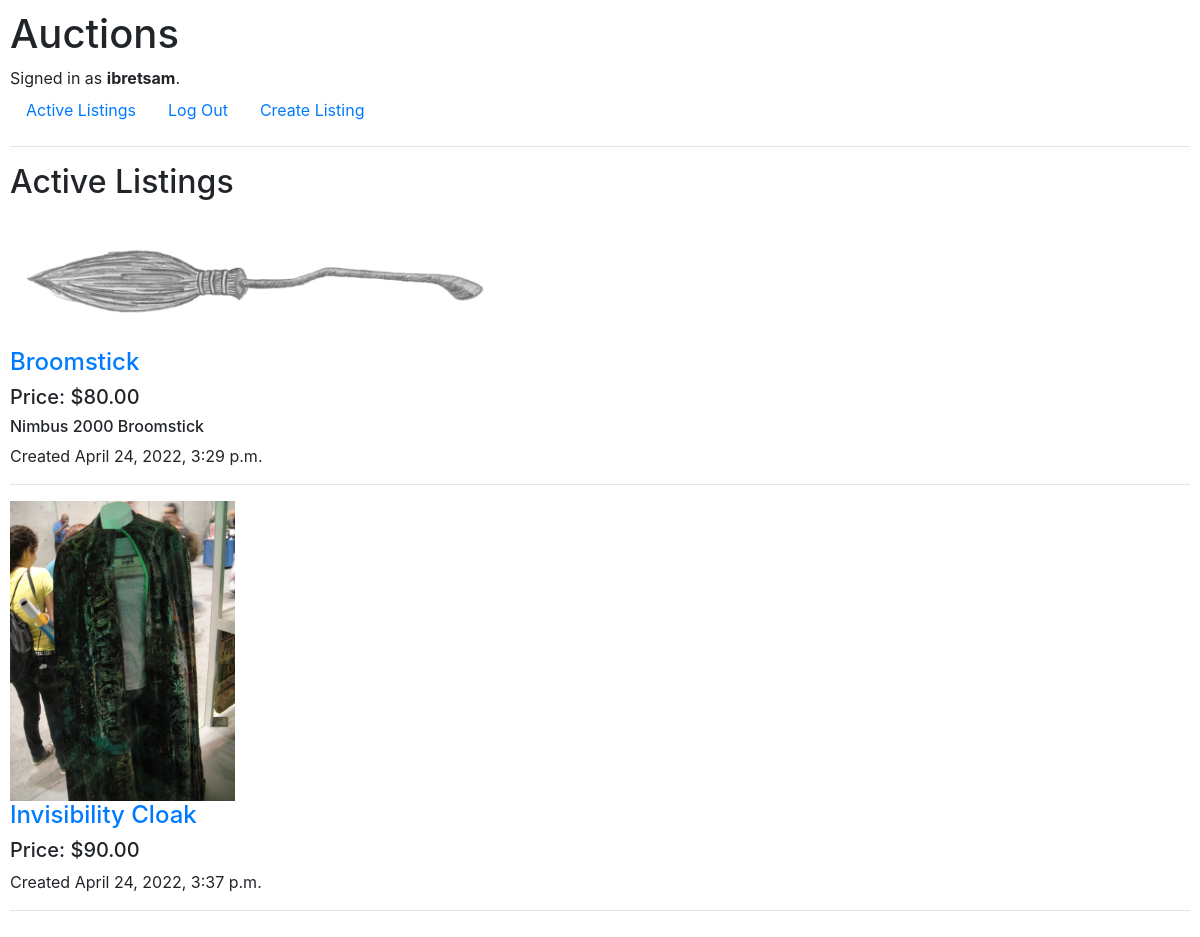
The page / (signed in) on the database its author committed.
### auctions/models.py (models this page shows, shortened)
class User(AbstractUser):
    def __str__(self):
        return f"{self.username}"

class Product(models.Model):
    name = models.CharField(max_length=256)
    price = models.DecimalField(max_digits=6, decimal_places=2)
    description = models.TextField(default='', blank=True)
    image = models.ImageField(upload_to='auctions/media', null = True)
    created_at = models.DateTimeField(auto_now_add=True)
    updated_at = models.DateTimeField(auto_now=True)
    close = models.BooleanField(default=False)
    created_by = models.ForeignKey(User, on_delete=models.CASCADE, related_name="user_created", default=1)

### auctions/views.py (the view)
# urls.py: path("", views.index, name="index"),
def index(request):
    return render(request, "auctions/index.html", {
        "Products": Product.objects.all()
    })

### auctions/templates/auctions/index.html
{% extends "auctions/layout.html" %}
{% block body %}
    <h2>Active Listings</h2>
    {% for Product in Products %}
        <a href="{% url 'auctions:listings' Product.id %}">
            <img src="{{Product.image}}" style="max-width: 500px; max-height: 300px">
            <h4>{{ Product.name }}</h4>
        </a>
        <h5>Price: ${{Product.price}}</h5>
        <h6>{{Product.description}}</h6>
        <p>Created {{Product.created_at}}</p>
        <hr>
    {% endfor %}
{% endblock %}

### auctions/templates/auctions/layout.html (shortened to what this page needs)
{% load static %}
<!DOCTYPE html>
<html lang="en">
    <head>
        <link rel="stylesheet" href="https://stackpath.bootstrapcdn.com/bootstrap/4.4.1/css/bootstrap.min.css">
        <link href="{% static 'auctions/styles.css' %}" rel="stylesheet">
    </head>
    <body>
        <h1>Auctions</h1>
        <div>
            {% if user.is_authenticated %}
                Signed in as <strong>{{ user.username }}</strong>.
            {% else %}
                Not signed in.
            {% endif %}
        </div>
        <ul class="nav">
            <li class="nav-item">
                <a class="nav-link" href="{% url 'auctions:index' %}">Active Listings</a>
            </li>
            {% if user.is_authenticated %}
                <li class="nav-item">
                    <a class="nav-link" href="{% url 'auctions:logout' %}">Log Out</a>
                </li>
                <li class="nav-item">
                    <a href="{% url 'auctions:create' %}" class="nav-link">Create Listing</a>
                </li>
            {% endif %}
        </ul>
        <hr>
        {% block body %}
        {% endblock %}
    </body>
</html>

### auctions/static/auctions/styles.css (style rules this page uses)
body { padding: 10px; }

### rows shown on the page
User: username "ibretsam"
Product: image (picture), name "Broomstick", price "80.00", description "Nimbus 2000 Broomstick", created_at "April 24, 2022, 3:29 p.m."
Product: image (picture), name "Invisibility Cloak", price "90.00", created_at "April 24, 2022, 3:37 p.m."
